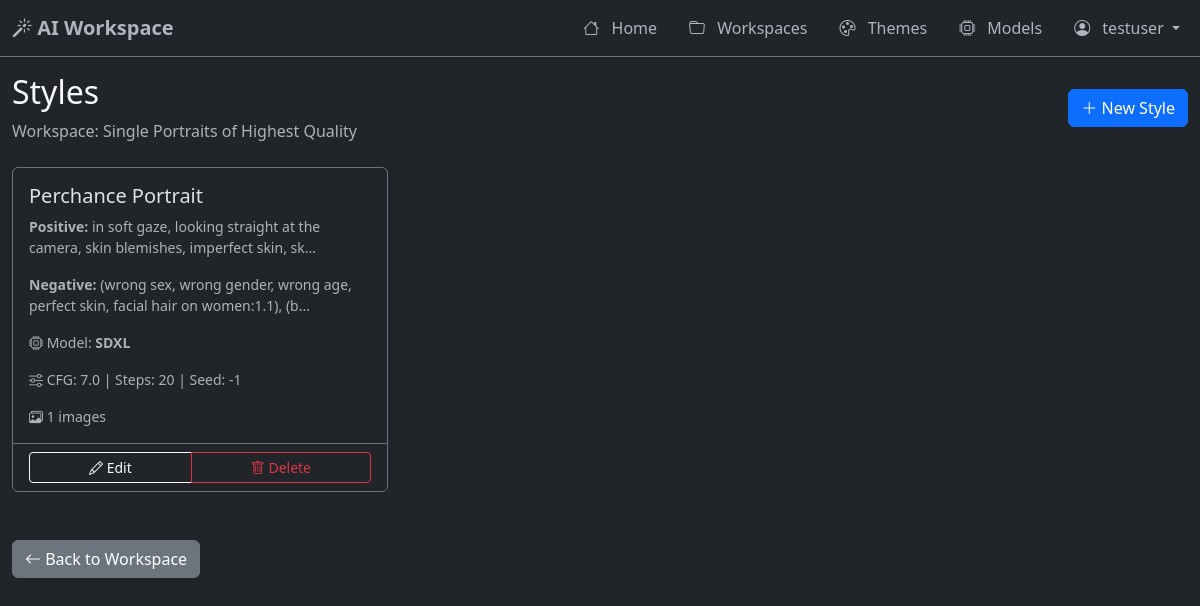
/workspaces/1/styles (signed in), run on the app's committed database.
### models.py (models this page shows, shortened)
class User(UserMixin, db.Model):
    __tablename__ = 'users'
    id = db.Column(db.Integer, primary_key=True)
    username = db.Column(db.String(80), unique=True, nullable=False)
    email = db.Column(db.String(120), unique=True, nullable=False)
    password_hash = db.Column(db.String(255), nullable=False)
    created_at = db.Column(db.DateTime, default=datetime.utcnow)
    is_active = db.Column(db.Boolean, default=True)
    is_superuser = db.Column(db.Boolean, default=False)  # Superuser can manage models
    workspaces = db.relationship('Workspace', backref='owner', lazy=True, cascade='all, delete-orphan')

class Workspace(db.Model):
    __tablename__ = 'workspaces'
    id = db.Column(db.Integer, primary_key=True)
    name = db.Column(db.String(100), nullable=False)
    slug = db.Column(db.String(100), nullable=False, unique=True)  # URL-safe version of name
    description = db.Column(db.Text, nullable=True)
    user_id = db.Column(db.Integer, db.ForeignKey('users.id'), nullable=False)
    theme_id = db.Column(db.Integer, db.ForeignKey('themes.id'), nullable=True)
    created_at = db.Column(db.DateTime, default=datetime.utcnow)
    updated_at = db.Column(db.DateTime, default=datetime.utcnow, onupdate=datetime.utcnow)
    theme = db.relationship('Theme', backref='workspaces')
    styles = db.relationship('Style', backref='workspace', lazy=True, cascade='all, delete-orphan')
    chat_messages = db.relationship('ChatMessage', backref='workspace', lazy=True, cascade='all, delete-orphan')
    generated_images = db.relationship('GeneratedImage', backref='workspace', lazy=True, cascade='all, delete-orphan')

class Style(db.Model):
    __tablename__ = 'styles'
    id = db.Column(db.Integer, primary_key=True)
    name = db.Column(db.String(100), nullable=False)
    positive_prompt = db.Column(db.Text, nullable=False)
    negative_prompt = db.Column(db.Text, nullable=True)
    cfg_scale = db.Column(db.Float, default=7.0)
    steps = db.Column(db.Integer, default=20)
    seed = db.Column(db.Integer, nullable=True)
    model = db.Column(db.String(50), default='sdxl')  # 'sdxl' or 'flux'
    workspace_id = db.Column(db.Integer, db.ForeignKey('workspaces.id'), nullable=False)
    created_at = db.Column(db.DateTime, default=datetime.utcnow)

### app.py (the view)
@app.route('/workspaces/<int:workspace_id>/styles')
@login_required
def list_styles(workspace_id):
    workspace = Workspace.query.get_or_404(workspace_id)
    if workspace.user_id != current_user.id:
        flash('Access denied', 'danger')
        return redirect(url_for('list_workspaces'))
    return render_template('styles/list.html', workspace=workspace, styles=workspace.styles)

### app.py (called while the page is built)
@login_manager.user_loader
def load_user(user_id):
    return User.query.get(int(user_id))

@app.context_processor
def inject_now():
    return {'now': datetime.utcnow()}

### templates/styles/list.html (shortened to what this page needs)
{% extends "base.html" %}
{% block content %}
<div class="container-fluid">
    <div class="d-flex justify-content-between align-items-center mb-4">
        <div>
            <h2>Styles</h2>
            <p class="text-muted mb-0">Workspace: {{ workspace.name }}</p>
        </div>
        <a href="{{ url_for('create_style', workspace_id=workspace.id) }}" class="btn btn-primary">
            <i class="bi bi-plus-lg"></i> New Style
        </a>
    </div>
    {% if styles %}
    <div class="row">
        {% for style in styles %}
        <div class="col-md-6 col-lg-4 mb-4">
            <div class="card bg-dark border-secondary h-100">
                <div class="card-body">
                    <h5 class="card-title">{{ style.name }}</h5>
                    <p class="card-text small text-muted">
                        <strong>Positive:</strong> {{ style.positive_prompt[:80] }}{% if style.positive_prompt|length > 80 %}...{% endif %}
                    </p>
                    {% if style.negative_prompt %}
                    <p class="card-text small text-muted">
                        <strong>Negative:</strong> {{ style.negative_prompt[:80] }}{% if style.negative_prompt|length > 80 %}...{% endif %}
                    </p>
                    {% endif %}
                    <p class="card-text small text-muted">
                        <i class="bi bi-cpu"></i> Model: <strong>{{ style.model|upper }}</strong>
                    </p>
                    <p class="card-text small text-muted">
                        <i class="bi bi-sliders"></i> CFG: {{ style.cfg_scale }} | Steps: {{ style.steps }}
                        {% if style.seed %} | Seed: {{ style.seed }}{% endif %}
                    </p>
                    <p class="card-text small text-muted">
                        <i class="bi bi-images"></i> {{ style.generated_images|length }} images
                    </p>
                </div>
                <div class="card-footer bg-dark border-secondary">
                    <div class="btn-group w-100" role="group">
                        <a href="{{ url_for('edit_style', workspace_id=workspace.id, style_id=style.id) }}" class="btn btn-outline-light btn-sm">
                            <i class="bi bi-pencil"></i> Edit
                        </a>
                        <button type="button" class="btn btn-outline-danger btn-sm" data-bs-toggle="modal" data-bs-target="#deleteModal{{ style.id }}">
                            <i class="bi bi-trash"></i> Delete
                        </button>
                    </div>
                </div>
            </div>
        </div>
        {% endfor %}
    </div>
    {% endif %}
    <div class="mt-4">
        <a href="{{ url_for('view_workspace', workspace_id=workspace.id) }}" class="btn btn-secondary">
            <i class="bi bi-arrow-left"></i> Back to Workspace
        </a>
    </div>
</div>
{% endblock %}

### templates/base.html (shortened to what this page needs)
<!DOCTYPE html>
<html lang="en" data-bs-theme="dark">
<head>
    <link href="https://cdn.jsdelivr.net/npm/bootstrap@5.3.3/dist/css/bootstrap.min.css" rel="stylesheet">
    <link href="https://cdn.jsdelivr.net/npm/bootstrap-icons@1.11.3/font/bootstrap-icons.css" rel="stylesheet">
    <link rel="stylesheet" href="{{ url_for('static', filename='css/custom.css') }}">
</head>
<body class="bg-dark text-light">
    <nav class="navbar navbar-expand-lg navbar-dark bg-dark border-bottom border-secondary">
        <div class="container-fluid">
            <a class="navbar-brand" href="{{ url_for('index') }}">
                <i class="bi bi-magic"></i> AI Workspace
            </a>
            <div class="collapse navbar-collapse" id="navbarNav">
                <ul class="navbar-nav ms-auto">
                    <li class="nav-item">
                        <a class="nav-link" href="{{ url_for('index') }}">
                            <i class="bi bi-house"></i> Home
                        </a>
                    </li>
                    {% if current_user.is_authenticated %}
                    <li class="nav-item">
                        <a class="nav-link" href="{{ url_for('list_workspaces') }}">
                            <i class="bi bi-folder"></i> Workspaces
                        </a>
                    </li>
                    <li class="nav-item">
                        <a class="nav-link" href="{{ url_for('list_themes') }}">
                            <i class="bi bi-palette"></i> Themes
                        </a>
                    </li>
                    {% if current_user.is_superuser %}
                    <li class="nav-item">
                        <a class="nav-link" href="{{ url_for('list_models') }}">
                            <i class="bi bi-cpu"></i> Models
                        </a>
                    </li>
                    {% endif %}
                    <li class="nav-item dropdown">
                        <a class="nav-link dropdown-toggle" href="#" role="button" data-bs-toggle="dropdown">
                            <i class="bi bi-person-circle"></i> {{ current_user.username }}
                        </a>
                    </li>
                    {% endif %}
                </ul>
            </div>
        </div>
    </nav>
    <main class="main-content">
        {% block content %}{% endblock %}
    </main>
</body>
</html>

### static/css/custom.css (style rules this page uses)
.navbar { background: #1a1a1a; border-bottom: 1px solid #333; }
.navbar-brand { color: #adb5bd; font-weight: 600; }
.navbar-nav { gap: 1rem; }
.nav-item { margin-bottom: 0; }
.nav-link { color: #adb5bd; padding: 0.5rem 1rem; border-radius: 0.25rem; transition: all 0.2s; }
.nav-link i { margin-right: 0.5rem; }
.main-content { min-height: calc(100vh - 56px); padding: 0; }

### data on the page
User: username "testuser"
Workspace: name "Single Portraits of Highest Quality"
Style: name "Perchance Portrait", positive_prompt "in soft gaze, looking straight at the camera, skin blemishes, imperfect skin, sk", negative_prompt "(wrong sex, wrong gender, wrong age, perfect skin, facial hair on women:1.1), (b", model "SDXL", cfg_scale "7.0", steps "20", seed "-1", generated_images|length "1"
